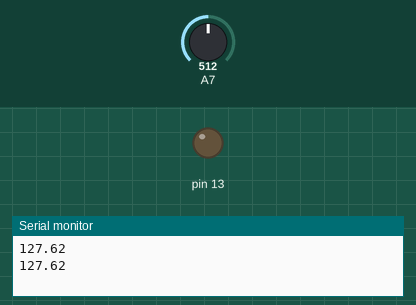
Recording of a sketch running on a simulated Arduino Nano, built with avr-gcc and run on an emulated ATmega328P. Parts: output pins drawn as LEDs (lit = HIGH), the last lines printed to the serial monitor. Inputs (shaded band) come from the test bench; at power-on: A7 = 512.

Above: at 1.8 s.
1.9 s: A7 set to 521
At 2.8 s:
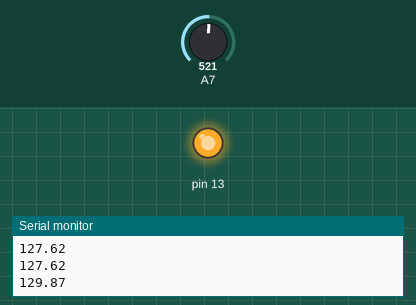
3.5 s: A7 set to 511
At 4.4 s:
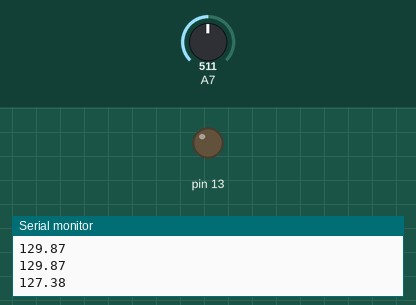
5.5 s: A7 set to 716
At 7.1 s:
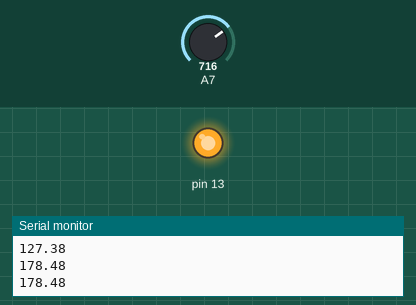
Timing chart, 0 to 8.6 s (numbered marks = the images above; inputs shaded):
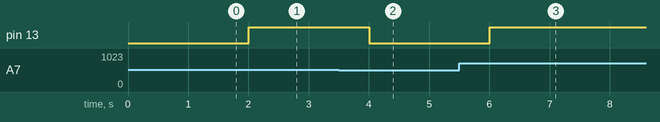

Measured:
- the behaviour switches between 513 and 514 on A7 (found by bisection; images 0 and 1)
- after the input at 1.9 s, pin 13: LOW → HIGH after 0.10 s
- after the input at 3.5 s, pin 13: HIGH → LOW after 0.50 s
- after the input at 5.5 s, pin 13: LOW → HIGH after 0.50 s

The sketch:

03_potentiometer.ino
```cpp
float voltage;
float V2;

void setup()
{
  pinMode(A7, INPUT);
  pinMode(13, OUTPUT);
  Serial.begin(9600);
}

void loop()
{
  voltage = analogRead(A7);
  V2 = voltage/1023.*255.;

  Serial.println(V2);
  analogWrite(13, V2);
  delay(1000);
}
```
